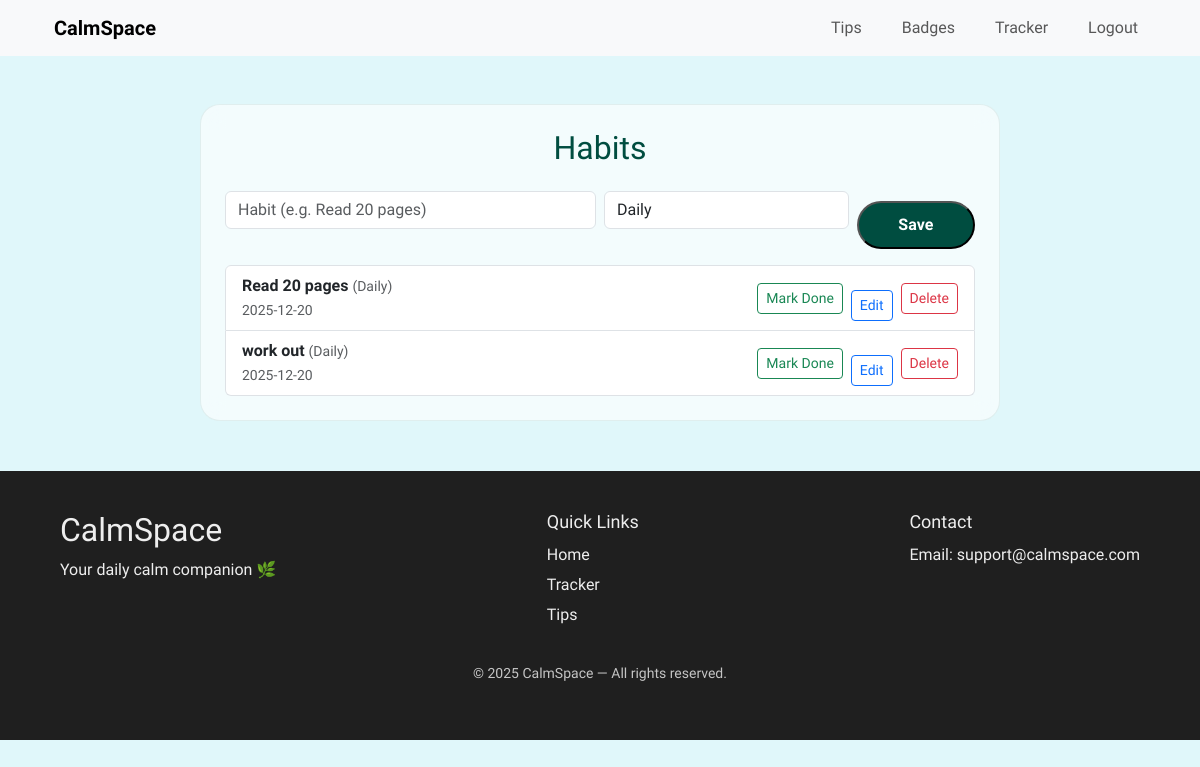
The page /habit (signed in) on the database its author committed.
### models.py (models this page shows)
class Habit(db.Model):
    __tablename__ = 'habits'
    id = db.Column(db.Integer, primary_key=True)
    habit = db.Column(db.String(255), nullable=False)
    frequency = db.Column(db.String(64))
    created_at = db.Column(db.DateTime, default=datetime.utcnow)
    user_id = db.Column(db.Integer, db.ForeignKey('users.id'), nullable=False)
    entries = db.relationship('HabitEntry', backref='habit', lazy=True, cascade="all, delete-orphan")

### routes.py (the view, shortened to what this page needs)
@main.route("/habit", methods=["GET", "POST"])
@login_required
def habit():
    user = get_current_user()
    habit_form = HabitTrackerForm()
    habits = (
        Habit.query.filter_by(user_id=user.id)
        .order_by(Habit.created_at.desc())
        .all()
    )
    today = date.today()
    entries_today = HabitEntry.query.join(Habit).filter(
        Habit.user_id == user.id,
        HabitEntry.date == today,
    ).all()
    completed_today = set(e.habit_id for e in entries_today)
    return render_template(
        "habit.html", habit_form=habit_form, habits=habits, completed_today=completed_today
    )

### forms.py
class HabitTrackerForm(FlaskForm):
    habit = StringField('Habit', validators=[DataRequired(), Length(max=255)])
    frequency = SelectField('Frequency', validators=[Length(max=64)], choices=FREQUENCY_CHOICES)
    submit = SubmitField('Save')

class SignupForm(FlaskForm):
    username = StringField('Username', validators=[DataRequired(), Length(max=80)])
    email = StringField('Email', validators=[DataRequired(), Email(), Length(max=120)])
    password = PasswordField('Password', validators=[DataRequired(), Length(min=8)])
    submit = SubmitField('Create account')

### routes.py (called while the page is built)
def login_required(f):
    @wraps(f)
    def decorated_function(*args, **kwargs):
        if not session.get("user_id"):
            flash("Please log in to access that page.", "warning")
            return redirect(url_for("main.login", next=request.path))
        return f(*args, **kwargs)
    return decorated_function

def get_current_user():
    if getattr(g, "_current_user", None) is not None:
        return g._current_user
    user = None
    if session.get("user_id"):
        user = User.query.get(session["user_id"])
    g._current_user = user
    return user

@main.context_processor
def inject_auth_forms():
    return dict(
        signup_form=SignupForm(),
        login_form=LoginForm(),
        current_user=get_current_user(),
    )

@main.before_app_request
def load_user():
    get_current_user()

### templates/habit.html (shortened to what this page needs)
{% extends 'base.html' %}
{% block css %}
  <link rel="stylesheet" href="{{ url_for('static', filename='style/tracker.css') }}" />
{% endblock %}
{% block content %}
  <section class="container mt-5">
    <div class="glass-card p-4 mx-auto" style="max-width:800px;">
      <h2 class="text-center mb-4">Habits</h2>
      <form method="POST" class="mb-3">
        <div class="row g-2">
          <div class="col-md-6">{{ habit_form.habit(class="form-control", placeholder="Habit (e.g. Read 20 pages)") }}</div>
          <div class="col-md-4">{{ habit_form.frequency(class="form-control", placeholder="Daily / Weekly / Monthly") }}</div>
          <div class="col-md-2">{{ habit_form.submit(class="start-btn w-100") }}</div>
        </div>
      </form>
      <ul class="list-group">
        {% for h in habits %}
          <li class="list-group-item d-flex justify-content-between align-items-center">
            <div>
              <strong>{{ h.habit }}</strong> <small class="text-muted">({{ h.frequency }})</small><br>
              <small class="text-muted">{{ h.created_at.strftime('%Y-%m-%d') }}</small>
            </div>
            <div class="d-flex align-items-center">
              <form method="POST" action="{{ url_for('main.habit_complete', habit_id=h.id) }}" style="display:inline;">
                {% if h.id in completed_today %}
                  <button type="submit" class="btn btn-sm btn-success me-2">✓ Today</button>
                {% else %}
                  <button type="submit" class="btn btn-sm btn-outline-success me-2">Mark Done</button>
                {% endif %}
              </form>
              <a href="{{ url_for('main.habit_edit', habit_id=h.id) }}" class="btn btn-sm btn-outline-primary me-2">Edit</a>
              <form method="POST" action="{{ url_for('main.habit_delete', habit_id=h.id) }}" style="display:inline;">
                <button type="submit" class="btn btn-sm btn-outline-danger">Delete</button>
              </form>
            </div>
          </li>
        {% else %}
          <li class="list-group-item">No habits yet — add one above.</li>
        {% endfor %}
      </ul>
    </div>
  </section>
{% endblock %}

### static/style/tracker.css (style rules this page uses)
* { margin: 0; padding: 0; box-sizing: border-box; }
body { font-family: 'Quicksand', sans-serif; background-color: #e0f7fa; color: #004d40; }
.start-btn { margin-top: 10px; display: inline-block; background: #004d40; color: white; padding: 10px 28px; border-radius: 30px; text-decoration: none; font-weight: 600; transition: 0.2s; }
.glass-card { border-radius: 20px; background: rgba(255, 255, 255, 0.6); backdrop-filter: blur(12px); border: 1px solid rgba(0, 77, 64, 0.08); padding: 30px 20px; transition: 0.2s ease; display: flex; flex-direction: column; justify-content: space-between; }
.glass-card a { margin-top: 15px; align-self: center; }

### rows shown on the page
Habit: habit "Read 20 pages", frequency "Daily", created_at "2025-12-20", shows "Mark Done"
Habit: habit "work out", frequency "Daily", created_at "2025-12-20", shows "Mark Done"
